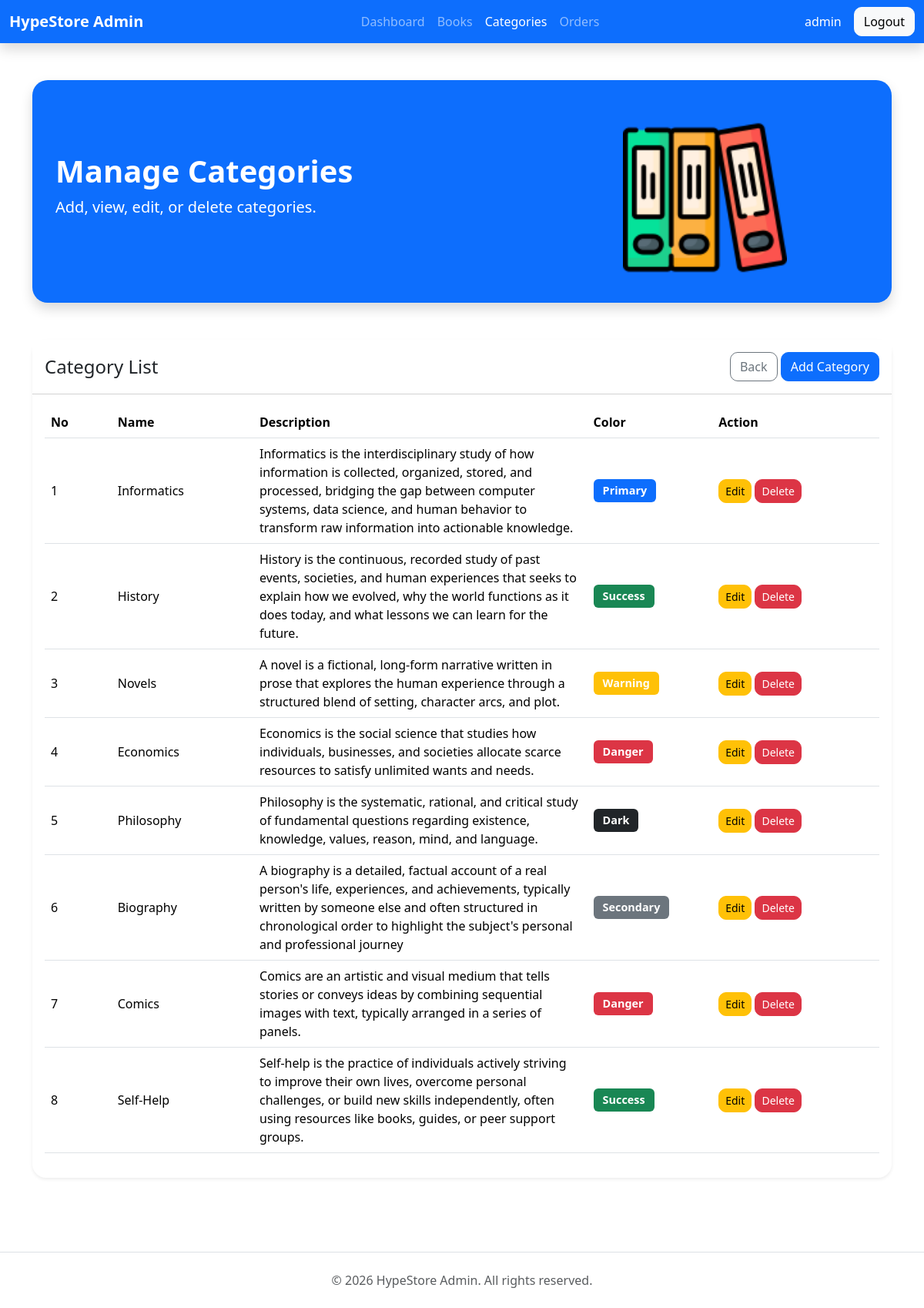
/hypestore/admin/categories.php (signed in), run on the app's committed database.
### tables this page shows
CREATE TABLE `categories` (
  `id` int(11) NOT NULL,
  `name` varchar(200) NOT NULL,
  `description` varchar(400) NOT NULL,
  `color` varchar(100) NOT NULL
);

### hypestore/library/koneksi.php (called while the page is built)
<?php
    $host = "localhost";
    $user = "root";
    $pass = "";
    $database = "hypestore";
?>

### hypestore/library/database.php (called while the page is built, shortened)
<?php
    class Database{
        function __construct($host, $user, $pass, $database){
            $this->host = $host;
            $this->user = $user;
            $this->pass = $pass;
            $this->database = $database;
            $this->conn = new mysqli($this->host, $this->user, $this->pass, $this->database);
        }
    }
?>

### hypestore/admin/categories.php (the view, shortened to what this page needs)
<?php
    require_once('../library/database.php');
    require_once('../library/koneksi.php');
    $connection = new Database($host, $user, $pass, $database);
?>
<!DOCTYPE html>
<html lang="en">
<head>
    <link href="https://cdn.jsdelivr.net/npm/bootstrap@5.3.8/dist/css/bootstrap.min.css" rel="stylesheet">
</head>
<body>
    <nav class="navbar navbar-expand-lg navbar-dark bg-primary shadow sticky-top">
        <div class="container-fluid">
            <a href="#" class="navbar-brand fw-bold">HypeStore Admin</a>
            <div class="collapse navbar-collapse" id="navbar">
                <ul class="navbar-nav mx-auto">
                    <li class="nav-item">
                        <a href="https://<?php echo $_SERVER['HTTP_HOST']; ?>/hypestore/admin" class="nav-link">Dashboard</a>
                    </li>
                    <li class="nav-item">
                        <a class="nav-link" href="https://<?php echo $_SERVER['HTTP_HOST']; ?>/hypestore/admin/books.php">Books</a>
                    </li>
                    <li class="nav-item">
                        <a href="https://<?php echo $_SERVER['HTTP_HOST']; ?>/hypestore/admin/categories.php" class="nav-link active">Categories</a>
                    </li>
                    <li class="nav-item">
                        <a class="nav-link" href="https://<?php echo $_SERVER['HTTP_HOST']; ?>/hypestore/admin/orders.php">Orders</a>
                    </li>
                </ul>
            </div>
            <span class="text-white me-3">
                <?php echo $_SESSION['admin'];?>
            </span>
            <form method="POST">
                <button type="submit" name="signout" id="signout" class="btn btn-light">
                    Logout
                </button>
            </form>
        </div>
    </nav>
    <div class="container py-5">
        <section class="hero bg-primary shadow mb-5">
            <div class="row align-items-center">
                <div class="col-lg-7">
                    <h1 class="fw-bold">Manage Categories</h1>
                    <p class="lead mt-2">Add, view, edit, or delete categories.</p>
                </div>
                <div class="col-lg-5 text-center mt-3">
                    <img src="../assets/managecategories.png" class="img-fluid w-50">
                </div>
            </div>
        </section>
        <div class="card shadow-sm">
            <div class="card-header bg-white d-flex justify-content-between align-items-center py-3">
                <h4 class="mb-0">Category List</h4>
                <div>
                    <a href="index.php" class="btn btn-outline-secondary">Back</a>
                    <a href="addcategories.php" class="btn btn-primary">Add Category</a>
                </div>
            </div>
            <div class="card-body">
                <table class="table table-hover align-middle">
                    <thead>
                        <tr>
                            <th width="8%">No</th>
                            <th>Name</th>
                            <th width="40%">Description</th>
                            <th width="15%">Color</th>
                            <th width="20%">Action</th>
                        </tr>
                    </thead>
                    <tbody>
                        <?php
                            $displayquery = "SELECT * from categories";
                            $displayresult = $connection->conn->query($displayquery);
                            $number = 1;
                            while($displaycategories = $displayresult->fetch_assoc()){
                                echo '<tr>
                                    <td>'.$number.'</td>
                                    <td>'.$displaycategories['name'].'</td>
                                    <td>'.$displaycategories['description'].'</td>
                                    <td>
                                        <span class="badge bg-'.$displaycategories['color'].'">'.ucfirst($displaycategories['color']).'</span>
                                    </td>
                                    <td>
                                        <a href="editcategories.php?id='.$displaycategories['id'].'" class="btn btn-warning btn-sm">Edit</a>
                                        <form method="POST" class="d-inline" onsubmit="return confirm(\'Are you sure you want to delete this category?\');">
                                            <input type="hidden" name="id" value="'.$displaycategories['id'].'">
                                            <button type="submit" name="delete" class="btn btn-danger btn-sm">Delete</button>
                                        </form>
                                    </td>
                                </tr>';
                                $number = $number + 1;
                            }
                        ?>
                    </tbody>
                </table>
            </div>
        </div>
</div>
    <footer class="bg-tertiary shadow-sm border-top mt-5 py-4">
        <div class="container text-center text-muted">
            © 2026 HypeStore Admin. All rights reserved.
        </div>
    </footer>
</body>
</html>

### hypestore/admin/categories.php (style rules this page uses)
.hero { color:white; border-radius:20px; padding:30px; min-height: 150px; }
.card { border:none; border-radius:18px; }
.btn { border-radius:10px; }
.table { vertical-align:middle; }
.badge { font-size:0.9rem; padding:8px 12px; }

### data on the page
categories: name "Informatics", description "Informatics is the interdisciplinary study of how information is collected, organized, stored, and processed, bridging the gap between computer systems, data science, and human behavior to transform raw information into actionable knowledge.", color "Primary"
categories: name "History", description "History is the continuous, recorded study of past events, societies, and human experiences that seeks to explain how we evolved, why the world functions as it does today, and what lessons we can learn for the future.", color "Success"
categories: name "Novels", description "A novel is a fictional, long-form narrative written in prose that explores the human experience through a structured blend of setting, character arcs, and plot.", color "Warning"
categories: name "Economics", description "Economics is the social science that studies how individuals, businesses, and societies allocate scarce resources to satisfy unlimited wants and needs.", color "Danger"
categories: name "Philosophy", description "Philosophy is the systematic, rational, and critical study of fundamental questions regarding existence, knowledge, values, reason, mind, and language.", color "Dark"
categories: name "Biography", description "A biography is a detailed, factual account of a real person's life, experiences, and achievements, typically written by someone else and often structured in chronological order to highlight the subject's personal and professional journey", color "Secondary"
categories: name "Comics", description "Comics are an artistic and visual medium that tells stories or conveys ideas by combining sequential images with text, typically arranged in a series of panels.", color "Danger"
categories: name "Self-Help", description "Self-help is the practice of individuals actively striving to improve their own lives, overcome personal challenges, or build new skills independently, often using resources like books, guides, or peer support groups.", color "Success"

### other printed values
$_SESSION['admin'] "admin"
